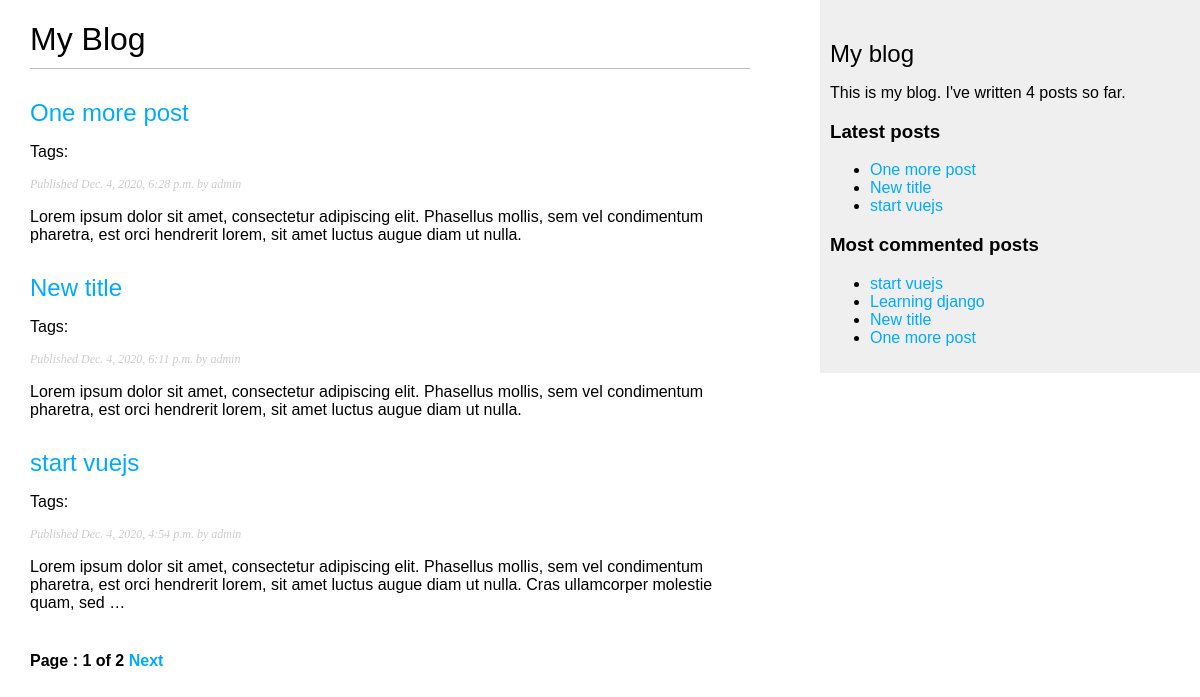
Before: /blogsite/ with the older database file.
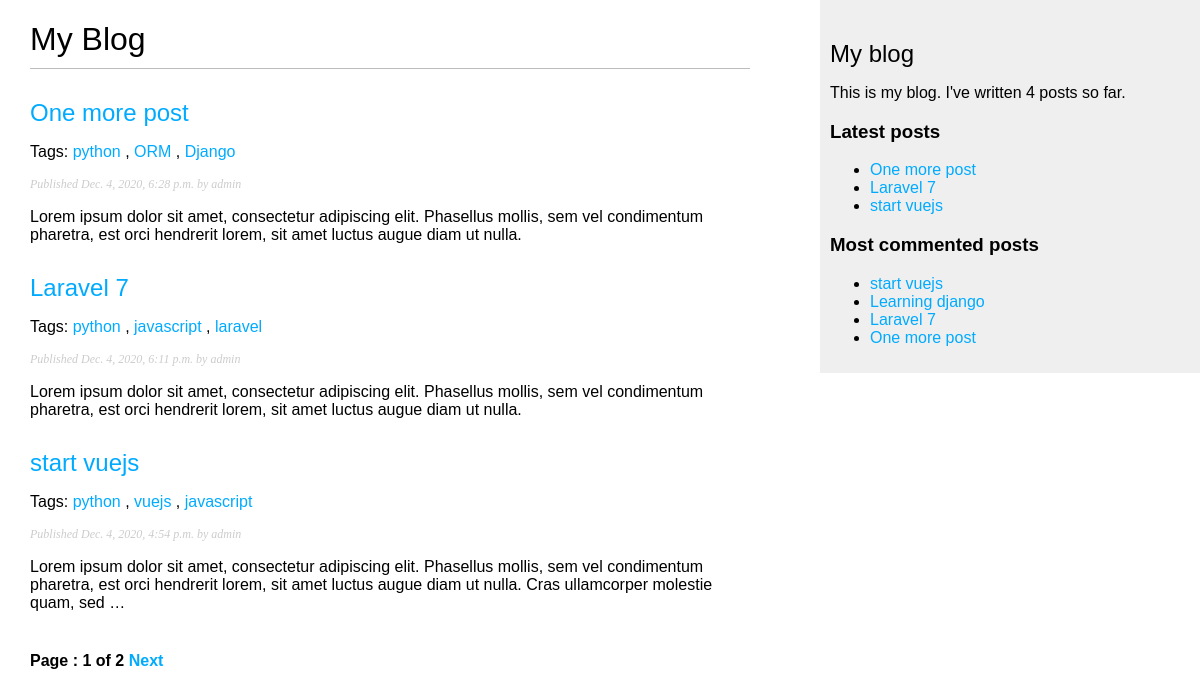
After: the same page with the newer database file.
### blogsite/models.py (models this page shows, shortened)
class Post( models.Model ) :
    STATUS_CHOICES = (
        ( 'draft', 'Draft'),
        ( 'published', 'Published'),
    )
    title = models.CharField( max_length=250)
    slug = models.SlugField(max_length=250, unique_for_date='publish')
    author = models.ForeignKey( User, on_delete=models.CASCADE, related_name='blogsite_posts')
    body = models.TextField()
    publish = models.DateTimeField( default=timezone.now )
    created = models.DateTimeField( auto_now_add=True )
    updated = models.DateTimeField( auto_now=True )
    status = models.CharField( max_length=10, choices=STATUS_CHOICES, default='draft')
    objects = models.Manager() #the default manager
    published = PublishedManager() #Our custom manager
    tags = TaggableManager() #The tags manager will allow you to add, retrieve, and remove tags from Post objects.
    class Meta :
        ordering = ( '-publish', )
    def get_absolute_url( self ) :
        return reverse(  'blogsite:post_detail', args=[self.publish.year, self.publish.month, self.publish.day, self.slug] )

### blogsite/views.py (the view)
# urls.py: path('', views.post_list, name='post_list'),
def post_list( request, tag_slug=None ) :
    object_list = Post.published.all()
    tag = None
    if tag_slug:
        tag = get_object_or_404(Tag, slug=tag_slug)
        object_list = object_list.filter( tags__in=[tag] )
    paginator = Paginator( object_list, 3 ) # 3posts in each in each page
    page = request.GET.get( 'page' ) #page Number
    try:
        posts = paginator.get_page( page ) #page Object
    except PageNotAnInteger :
        posts = paginator.page(1)
    except EmptyPage :
        posts = paginator.page( paginator.num_pages )
    return render( request,
                  'blogsite/post/list.html',
                  {'page':page,'posts' : posts,'tag' : tag}
                  )

### blogsite/models.py (called while the page is built)
    def get_queryset( self ) :
        return super( PublishedManager, self ).get_queryset().filter( status='published' )

### blogsite/templatetags/blogsite_tags.py (called while the page is built)
@register.simple_tag
def total_posts() :
    return Post.published.count()

@register.inclusion_tag( 'blogsite/post/latest_posts.html' )
def show_latest_posts( count=5 ) :
    latest_posts = Post.published.order_by('-publish')[:count]
    return {'latest_posts' : latest_posts}

@register.simple_tag
def get_most_commented_post( count=5 ) :
    return Post.published.annotate(
        total_comments = Count('comments')
    ).order_by('-total_comments')[:count]

@register.filter( name='markdown' )
def markdown_format( text ) :
    return mark_safe( markdown.markdown( text ))

### templates/blogsite/post/list.html (shortened to what this page needs)
{% extends "blogsite/base.html" %}
{% load blogsite_tags %}
{% block content %}
  <h1>My Blog</h1>
  {% for post in posts %}
    <h2>
      <a href="{{ post.get_absolute_url }}">
        {{ post.title }}
      </a>
    </h2>
    <p class="tags">Tags:
      {% for tag in post.tags.all %}
      <a href="{% url 'blogsite:post_list_by_tag' tag.slug %}">
        {{ tag.name }}
      </a>
      {% if not forloop.last %}, {% endif %}
      {% endfor %}
    </p>
    <p class="date">
      Published {{ post.publish }} by {{ post.author }}
    </p>
    {{ post.body|markdown|truncatewords_html:30 }}
  {% endfor %}
  {% include "pagination.html" with page=posts %}
{% endblock %}

### templates/blogsite/base.html (shortened to what this page needs)
{% load blogsite_tags %}
{% load static %}
<!DOCTYPE html>
<html>
<head>
  <link href="{% static 'css/blogsite.css' %}" rel="stylesheet">
</head>
<body>
  <div id="content">
    {% block content %}
    {% endblock %}
  </div>
  <div id="sidebar">
    <h2>My blog</h2>
    <p>This is my blog. I've written {% total_posts %} posts so far.</p>
    <h3>Latest posts</h3>
    {% show_latest_posts 3 %}
  <h3>Most commented posts</h3>
    {% get_most_commented_post as most_commented_posts %}
    <ul>
      {% for post in most_commented_posts %}
        <li>
          <a href="{{ post.get_absolute_url }}"> {{ post.title }}</a>
        </li>
      {% endfor %}
    </ul>
  </div>
</body>
</html>

### templates/pagination.html (shortened to what this page needs)
<div class="pagination">
    <span class="step-links">
        <span class="current">
            Page : {{ page.number }} of {{ page.paginator.num_pages }}
        </span>
        {% if page.has_next %}
        <a href="?page={{ page.next_page_number}}">Next</a>
        {% endif %}
    </span>
</div>

### templates/blogsite/post/latest_posts.html
<ul>
  {% for post in latest_posts %}
    <li>
      <a href="{{ post.get_absolute_url }}">{{ post.title }}</a>
    </li>
  {% endfor %}
</ul>

### blogsite/static/css/blogsite.css (style rules this page uses)
body { margin:0; padding:0; font-family:helvetica, sans-serif; }
a { color:#00abff; text-decoration:none; }
h1 { font-weight:normal; border-bottom:1px solid #bbb; padding:0 0 10px 0; }
h2 { font-weight:normal; margin:30px 0 0; }
#content { float:left; width:60%; padding:0 0 0 30px; }
#sidebar { float:right; width:30%; padding:10px; background:#efefef; height:100%; }
p.date { color:#ccc; font-family: georgia, serif; font-size: 12px; font-style: italic; }
.pagination { margin:40px 0; font-weight:bold; }

Changed rows visible on the page:
changed Post "One more post": gains Tag (name "python")
added Tag: name "ORM", shown under Post "One more post"
added Tag: name "Django", shown under Post "One more post"
changed Post: gains Tag (name "python"); title "New title" → "Laravel 7"
added Tag: name "javascript"
added Tag: name "laravel", shown under Post "Laravel 7"
changed Post "start vuejs": gains Tag (name "python")
added Tag: name "vuejs", shown under Post "start vuejs"
